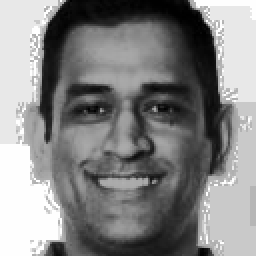
#> input picture faces/ms_dhoni/1.png, 128 x 128 px (shown 2 times larger)
$ python -i prepare_faces.py   (imports and definitions only)
#> lines starting #> are read from the running program, lines starting #| are printed output that depends on the picture
#> further down, picture is the input picture: shape (128, 128, 3); min 0, max 255, mean 131.6
import os
import re

import cv2
import numpy as np

DATASET_DIR = "dataset"      # your original photos, one folder per player
FACES_DIR = "faces"          # cropped faces will be saved here
FACE_SIZE = 128              # every face is resized to 128 x 128 pixels
IMAGE_TYPES = (".jpg", ".jpeg", ".png", ".webp", ".bmp")

# This dataset already contains edited copies of many photos, named like
# "10_bright_temp.jpg", "10_flipped_temp.jpg", "10_dark_temp.jpg", "10_rotated_temp.jpg".
# We keep the file names so training can tell originals from copies of the same photo.
COPY_PATTERN = re.compile(r"_[A-Za-z]+_temp$")

# Two ready-made detectors that come with OpenCV. We try the first one, then the second.
CASCADES = [
    cv2.CascadeClassifier(cv2.data.haarcascades + "haarcascade_frontalface_default.xml"),
    cv2.CascadeClassifier(cv2.data.haarcascades + "haarcascade_frontalface_alt2.xml"),
]


def is_original(stem):
    return COPY_PATTERN.search(stem) is None


def detect_faces(gray):
    """Return a list of (x, y, w, h) boxes. Strict settings first, then more forgiving ones."""
    for min_neighbors in (5, 3):
        for detector in CASCADES:
            faces = detector.detectMultiScale(gray, scaleFactor=1.1,
                                              minNeighbors=min_neighbors, minSize=(60, 60))
            if len(faces) > 0:
                return list(faces)
    return []


def crop_face(image):
    """Return (face, reason). face is None when the photo should be skipped."""
    gray = cv2.cvtColor(image, cv2.COLOR_BGR2GRAY)
    faces = detect_faces(gray)
#> faces = [[15, 16, 96, 96]]
    if not faces:
        return None, "no face"

    areas = sorted((w * h for (_, _, w, h) in faces), reverse=True)
#> areas = [9216]
    if len(areas) > 1 and areas[1] > 0.5 * areas[0]:
        return None, "several faces"         # two similar-sized faces: we cannot tell who is who

    x, y, w, h = max(faces, key=lambda f: f[2] * f[3])
#> x = 15; y = 16; w = 96; h = 96
    margin = int(0.15 * w)                   # include a bit of forehead and chin
#> margin = 14
    x1, y1 = max(x - margin, 0), max(y - margin, 0)
#> x1 = 1; y1 = 2
    x2, y2 = min(x + w + margin, gray.shape[1]), min(y + h + margin, gray.shape[0])
#> x2 = 125; y2 = 126
    face = cv2.resize(gray[y1:y2, x1:x2], (FACE_SIZE, FACE_SIZE))
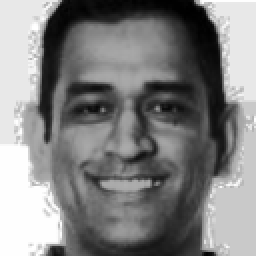
#> face: shape (128, 128) (shown 2 times larger); min 0, max 255, mean 129.2
    return cv2.equalizeHist(face), "ok"      # equalizeHist evens out lighting differences


def make_preview(originals):
    """One row per player with up to 10 different ORIGINAL photos, so you can check them by eye."""
    rows = []
    for player, faces in originals.items():
        if len(faces) > 10:
            picks = [faces[int(i * len(faces) / 10)] for i in range(10)]   # spread across the list
        else:
            picks = faces
        row = [cv2.resize(f, (80, 80)) for f in picks]
        row += [np.zeros((80, 80), np.uint8)] * (10 - len(row))
        strip = np.hstack(row)
        label = np.zeros((26, strip.shape[1]), np.uint8)
        cv2.putText(label, player, (6, 19), cv2.FONT_HERSHEY_SIMPLEX, 0.6, 255, 1)
        rows += [label, strip]
    cv2.imwrite("faces_preview.png", np.vstack(rows))


# [2 lines not run here, left out]

# [1 line that did not run here, left out]
originals_for_preview = {}

# [45 lines not run here, left out]

>>> import cv2
>>> picture = cv2.imread('faces/ms_dhoni/1.png')
>>> result = crop_face(picture)

$ run again, on faces/ravindra_jadeja/2_dark_temp.png
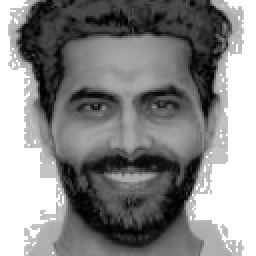
#> input picture faces/ravindra_jadeja/2_dark_temp.png, 128 x 128 px (shown 2 times larger)
#> picture is the input picture: shape (128, 128, 3); min 0, max 255, mean 135.4
#> faces = [[16, 16, 96, 96]]
#> areas = [9216]
#> x = 16; w = 96
#> margin = 14
#> x1 = 2
#> x2 = 126
#> in crop_face, `face = cv2.resize(gray[y1:y2, x1:x2], (FACE_SIZE, FACE_SIZE))`:
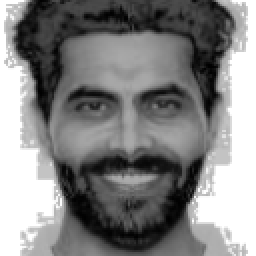
#> face: shape (128, 128) (shown 2 times larger); min 0, max 255, mean 131.5

$ run again, on faces/ravindra_jadeja/2_rotated_temp.png
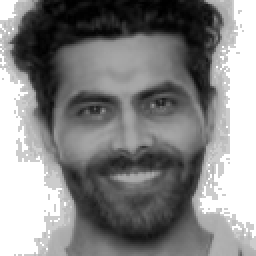
#> input picture faces/ravindra_jadeja/2_rotated_temp.png, 128 x 128 px (shown 2 times larger)
#> picture is the input picture: shape (128, 128, 3); min 0, max 255, mean 133.2
#> faces = [[17, 16, 95, 95]]
#> areas = [9025]
#> x = 17; y = 16; w = 95
#> margin = 14
#> x1 = 3; y1 = 2
#> x2 = 126; y2 = 125
#> in crop_face, `face = cv2.resize(gray[y1:y2, x1:x2], (FACE_SIZE, FACE_SIZE))`:
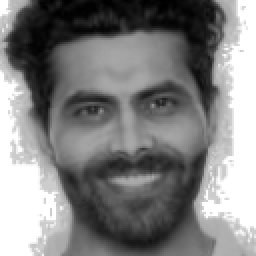
#> face: shape (128, 128) (shown 2 times larger); min 0, max 255, mean 128.7

$ run again, on faces/rohit_sharma/12.png
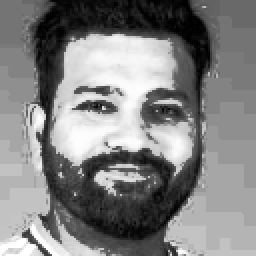
#> input picture faces/rohit_sharma/12.png, 128 x 128 px (shown 2 times larger)
#> picture is the input picture: shape (128, 128, 3); min 0, max 255, mean 129.7
#> faces = [[16, 16, 96, 96]]
#> areas = [9216]
#> x = 16; w = 96
#> margin = 14
#> x1 = 2
#> x2 = 126
#> in crop_face, `face = cv2.resize(gray[y1:y2, x1:x2], (FACE_SIZE, FACE_SIZE))`:
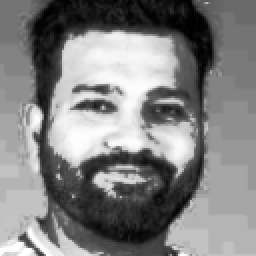
#> face: shape (128, 128) (shown 2 times larger); min 0, max 255, mean 129.4
